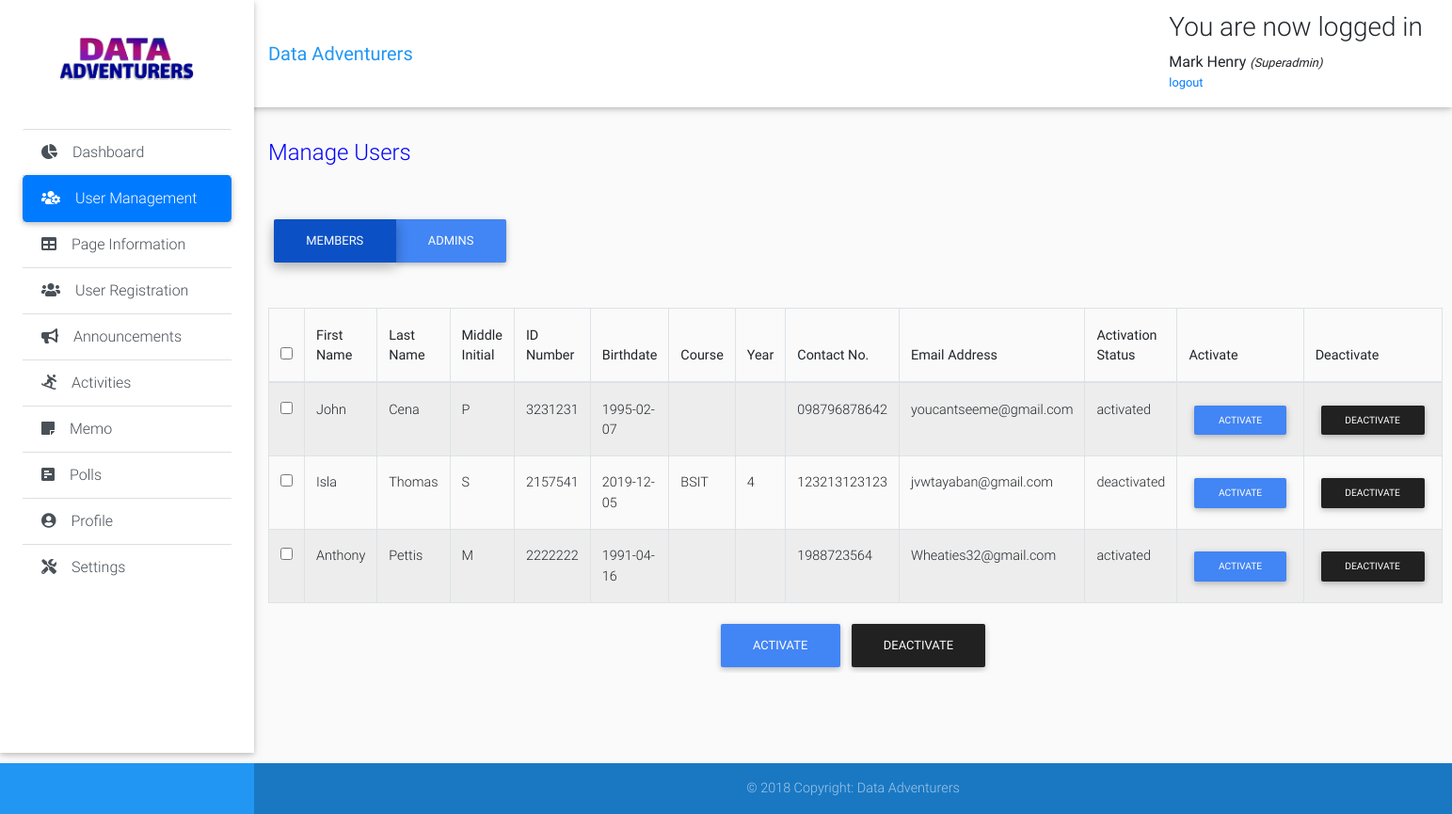
The page /super-admin-modules/members.php (signed in) on the database its author committed.
### tables this page shows
CREATE TABLE IF NOT EXISTS `page_info` (
  `id` int(11) NOT NULL AUTO_INCREMENT,
  `about` varchar(1000) NOT NULL,
  `mission` varchar(1000) NOT NULL,
  `vision` varchar(1000) NOT NULL,
  `address` varchar(250) NOT NULL,
  `contact` varchar(250) NOT NULL,
  `email` varchar(250) NOT NULL,
  `image` varchar(1000) NOT NULL,
  PRIMARY KEY (`id`)
);

CREATE TABLE IF NOT EXISTS `users` (
  `id` int(11) NOT NULL AUTO_INCREMENT,
  `first_name` varchar(50) NOT NULL,
  `last_name` varchar(50) NOT NULL,
  `middle_initial` varchar(1) NOT NULL,
  `id_number` int(11) NOT NULL,
  `email_add` varchar(50) NOT NULL,
  `role` enum('member','admin','superadmin') NOT NULL,
  `password` varchar(500) NOT NULL,
  `cpassword` varchar(500) DEFAULT NULL,
  `Birthdate` varchar(50) NOT NULL,
  `course` varchar(50) DEFAULT NULL,
  `Year` varchar(50) DEFAULT NULL,
  `contact_num` varchar(50) NOT NULL,
  `activation_status` enum('activated','deactivated') NOT NULL,
  PRIMARY KEY (`id`)
);

### super-admin-modules/members.php (the view, shortened to what this page needs)
<?php
include "header.php";
 ?>
 <div class="list-group list-group-flush">
   <a href="dashboard.php" class="list-group-item list-group-item-action waves-effect">
     <i class="fas fa-chart-pie mr-3"></i>Dashboard</a>
   <a href="members.php" class="list-group-item list-group-item-action active waves-effect">
     <i class="fas fa-users-cog mr-3"></i>User Management</a>
   <a href="page-information.php" class="list-group-item list-group-item-action waves-effect">
     <i class="fas fa-table mr-3"></i>Page Information</a>
   <a href="user-registration.php" class="list-group-item list-group-item-action waves-effect">
     <i class="fas fa-users mr-3"></i>User Registration</a>
   <a href="announcements.php" class="list-group-item list-group-item-action  waves-effect">
     <i class="fas fa-bullhorn mr-3"></i>Announcements</a>
   <a href="activities.php" class="list-group-item list-group-item-action waves-effect">
     <i class="fas fa-snowboarding mr-3"></i>Activities</a>
   <a href="memo.php" class="list-group-item list-group-item-action waves-effect">
     <i class="fas fa-sticky-note mr-3"></i>Memo</a>
   <a href="polls.php" class="list-group-item list-group-item-action waves-effect">
     <i class="fas fa-poll-h mr-3"></i>Polls</a>
   <a href="profile.php" class="list-group-item list-group-item-action waves-effect">
     <i class="fas fa-user-circle mr-3"></i>Profile</a>
   <a href="settings.php" class="list-group-item list-group-item-action waves-effect">
     <i class="fas fa-tools mr-3"></i>Settings</a>
 </div>
    </div>
  </header>
<main class="pt-5 mx-lg-6">
  <div class="container-fluid mt-5">
    <div class="page-title">
      <br>
      <br>
        <h4 class="mb-2 mb-sm-0 pt-1">
          <span>Manage Users</span>
        </h4>
    </div>
        <div class="btn-group btn-group-toggle" data-toggle="buttons">
          <button class="btn btn-primary active"  onclick="window.location.href = 'members.php'">
            Members
          </button>
          <button class="btn btn-primary"  onclick="window.location.href = 'admins.php'">
            Admins
          </button>
        </div>
      <br>
      <br>
      <br>
            <form class="form1" method="post">
            <?php
            $result=mysqli_query($link, "select * from users where role='member'");
              echo "<table class='table table-striped table-bordered mydatatable'  cellspacing='0' style='width: 100%'>";
              echo  "<thead>";
              echo  "<tr>";
              echo  "<th>"; echo "<input type='checkbox' class='select-all'/>"; echo "</th>";
              echo  "<th>"; echo "First Name"; echo "</th>";
              echo  "<th>"; echo "Last Name"; echo "</th>";
              echo  "<th>"; echo "Middle Initial"; echo "</th>";
              echo  "<th>"; echo "ID Number"; echo "</th>";
              echo  "<th>"; echo "Birthdate"; echo "</th>";
              echo  "<th>"; echo "Course"; echo "</th>";
              echo  "<th>"; echo "Year"; echo "</th>";
              echo  "<th>"; echo "Contact No."; echo "</th>";
              echo  "<th>"; echo "Email Address"; echo "</th>";
              echo  "<th>"; echo "Activation Status"; echo "</th>";
              echo  "<th>"; echo "Activate"; echo "</th>";
              echo  "<th>"; echo "Deactivate"; echo "</th>";
              echo  "</tr>";
              echo "</thead>";
              echo "<tbody>";
              while($row=mysqli_fetch_array($result))
              {
                ?>
                  <tr>
                    <td><input type="checkbox" id="select-all" value="<?=$row['id']?>" name="id[]"></td>
                    <td><?= $row["first_name"]; ?></td>
                    <td><?= $row["last_name"]; ?> </td>
                    <td><?= $row["middle_initial"]; ?></td>
                    <td><?= $row["id_number"]; ?></td>
                    <td><?= $row["Birthdate"]; ?></td>
                    <td><?= $row["course"]; ?></td>
                    <td><?= $row["Year"]; ?></td>
                    <td><?= $row["contact_num"]; ?></td>
                    <td><?= $row["email_add"]; ?></td>
                    <td><?= $row["activation_status"]; ?></td>
                    <td><button class="btn btn-primary btn-sm"  onclick="window.location.href =
                                  'members-activate.php?id=<?php echo $row["id"]; ?>'">
                                   Activate</button> </td>
                  <td> <button class="btn btn-dark btn-sm" onclick="window.location.href =
                                  'members-deactivate.php?id=<?php echo $row["id"]; ?>'">
                                   Deactivate</button> <?php echo "</td>";
                }
              echo "</tbody>";
              echo "</table>";
              ?>
              <div class="d-flex justify-content-center">
                <input type="submit" name="activate" value="activate" onclick="return confirm('Are you sure
                you want to activate the selected accounts?')" class="btn btn-primary">
                <input type="submit" name="deactivate" value="deactivate" onclick="return confirm('Are you sure
                you want to activate the selected accounts?')" class="btn btn-dark">
              </div>
            </form>
            </div>
</main>
  <?php
  include "footer.php";
  ?>

### super-admin-modules/header.php (shortened to what this page needs)
<?php
include "connection.php";
 ?>
<!DOCTYPE html>
<html lang="en">
<head>
  <link rel="stylesheet" href="https://ajax.googleapis.com/ajax/libs/jqueryui/1.12.1/themes/smoothness/jquery-ui.css">
  <link rel="stylesheet" href="https://stackpath.bootstrapcdn.com/bootstrap/4.3.1/css/bootstrap.min.css">
  <link rel="stylesheet" type="text/css" href="https://cdn.datatables.net/v/bs4/dt-1.10.20/datatables.min.css"/>
  <link rel="stylesheet" href="https://use.fontawesome.com/releases/v5.11.2/css/all.css">
  <link href="../css/bootstrap.min.css" rel="stylesheet">
  <link href="../css/mdb.min.css" rel="stylesheet">
  <link href="../css/style.min.css" rel="stylesheet">
  <link href="../css/style.css" rel="stylesheet">
</head>
  <body class="grey lighten-5">
    <header>
      <nav class="navbar fixed-top navbar-expand-lg navbar-light white scrolling-navbar">
        <div class="container-fluid">
          <a class="navbar-brand waves-effect" href="page-information.php" target="_blank">
            <strong class="blue-text">Data Adventurers</strong>
          </a>
          <div class="collapse navbar-collapse" id="navbarSupportedContent">
            <div class="content">
              <?php if (isset($_SESSION['success'])) : ?>
                <div class="error success" >
                  <h3>
                    <?php
                    echo $_SESSION['success'];
                    ?>
                  </h3>
                </div>
              <?php endif ?>
              <div class="profile_info">
                <div>
                  <?php  if (isset($_SESSION['user'])) : ?>
                    <strong>
                      <?php
                      echo $_SESSION['user']['first_name'];
                      ?>
                    </strong>
                    <small>
                      <i>(<?php echo ucfirst($_SESSION['user']['role']); ?>)</i>
                      <br>
                      <ul class="navbar-nav nav-flex-icons">
                        <li class="nav-item">
                          <a href="header.php?logout='1'" >logout</a>
                        </li>
                      </ul>
                    </small>
                  <?php endif ?>
                </div>
              </div>
            </div>
          </div>
        </div>
      </nav>
      <div class="sidebar-fixed position-fixed">
        <?php
              $result=mysqli_query($link, "select * from page_info");
              $row=mysqli_fetch_array($result);
              ?>
        <a class="logo-wrapper waves-effect">
          <img src=" <?php echo $row['image']; ?>" class="img-fluid" height="200" width="200" alt="">
        </a>

### super-admin-modules/footer.php (shortened to what this page needs)
<div class="footer">
<footer class="page-footer font-small blue">
<div class="footer-copyright text-center py-3">© 2018 Copyright:
Data Adventurers
</div>
</footer>
    </div>
</body>
</html>

### css/style.css (style rules this page uses)
* { padding: 0; margin: 0; }
html { position: relative; min-height: 100%; }
body { margin-bottom: 150px; }
.footer { position: absolute; bottom: 0; width: 100%; }
.page-title { margin-bottom: 50px; color: blue; }

### rows shown on the page
page_info: image (picture)
users: first_name "John", last_name "Cena", middle_initial "P", id_number "3231231", Birthdate "1995-02-07", contact_num "098796878642", email_add "youcantseeme@gmail.com", activation_status "activated"
users: first_name "Isla", last_name "Thomas", middle_initial "S", id_number "2157541", Birthdate "2019-12-05", course "BSIT", Year "4", contact_num "123213123123", email_add "jvwtayaban@gmail.com", activation_status "deactivated"
users: first_name "Anthony", last_name "Pettis", middle_initial "M", id_number "2222222", Birthdate "1991-04-16", contact_num "1988723564", email_add "Wheaties32@gmail.com", activation_status "activated"

### other values the page prints
$_SESSION['success'] "You are now logged in"
$_SESSION['user']['first_name'] "Mark Henry"
$_SESSION['user']['role'] "Superadmin"
